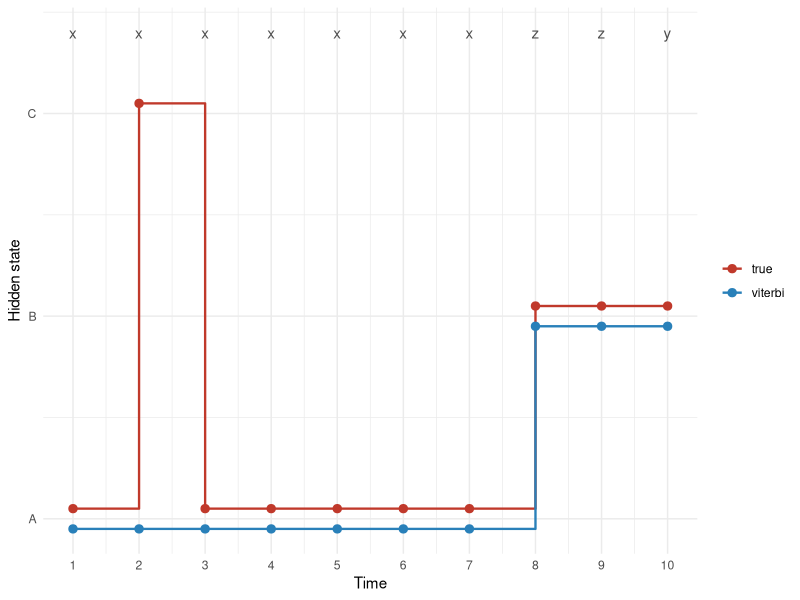

This figure's R source:
## ---- chunk 1
#| message: false
#| warning: false
library(tidyverse)
theme_set(theme_minimal(base_size = 11))
## ---- chunk 2

gamma <- matrix(c(0.1, 0.9, 0.4, 0.6), nrow = 2, byrow = TRUE)

lambda <- c(1,3)
m <- 2

delta <- solve(t(diag(m) - gamma  + 1), rep(1,m))
delta
delta %*% gamma

## ---- chunk 3
x <- c(0,2,1)

paths <- expand.grid(z1 = 1:2, z2 = 1:2, z3 = 1:2)

paths <- paths |> 
    mutate(p_paths = delta[z1] * gamma[cbind(z1,z2)] * gamma[cbind(z2,z3)], 
    p_obs = dpois(x[1], lambda[z1]) *
            dpois(x[2], lambda[z2]) * 
            dpois(x[3], lambda[z3]),
    joint = p_paths * p_obs
 )

 paths
 sum(paths$joint)


## ---- chunk 4
P <- function(x) diag(dpois(x, lambda))
L <- delta %*% P(0) %*% gamma %*% P(2) %*% gamma %*% P(1) %*% rep(1,m)
L

alpha1 <- delta %*% P(0)
alpha2 <- alpha1 %*% gamma %*% P(2)
alpha3 <- alpha2 %*% gamma %*% P(1)
rbind(alpha1, alpha2, alpha3)
sum(alpha3)
## ---- chunk 5

gamma7 <- matrix(c(0.5,0.5,0.25,0.75), nrow = 2, byrow = TRUE)

delta7 <- c(1,2)/3
prob7 <- c(0.5,1)

P7 <- function(x) diag(dbinom(x, size = 1, prob = prob7))

P7(0)
P7(1)

delta7 %*% gamma7

## ---- chunk 6
bern_lik <- function(x, delta, gamma, prob){
      alpha <- delta %*% diag(dbinom(x[1], size = 1, prob = prob))
  for (i in 2:length(x)) {
    alpha <- alpha %*% gamma %*% diag(dbinom(x[i], size = 1, prob = prob))
  }
  sum(alpha)
}

L111 <- bern_lik(c(1,1,1), delta7, gamma7, prob7)
c(L = L111, target = 29/48)
all.equal(L111, 29/48)
## ---- chunk 7

obs <- c("x", "x", "x", "x", "x", "x", "x", "z", "z", "y")

initial <- c(0.4, 0.3, 0.3)

tpm <- matrix(c(0.5, 0.3, 0.2, 0.1, 0.6, 0.3, 0.2,0.2,0.6), byrow = TRUE, ncol = 3)

emmprob <- matrix(c(0.6,0.2,0.2,0.1,0.5,0.4,0.3,0.3,0.4), byrow = TRUE, ncol = 3)

states <- c("A", "B", "C")
dimnames(tpm)     <- list(from = states, to = states)
dimnames(emmprob) <- list(state = states, word = c("x", "y", "z"))

tpm
emmprob

## ---- chunk 8

viterbi <- function(obs, initial, tpm, emmprob){
    Tn <- length(obs)
    m <- nrow(tpm)
    xi <- matrix(NA, nrow = Tn, ncol = m)
    back <- matrix(NA, nrow = Tn, ncol = m)

    xi[1,] <- log(initial) + log(emmprob[,obs[1]])

    for (t in 2:Tn){
        for (j in 1:m){
            cand <- xi[t - 1,] + log(tpm[,j])
            back[t,j] <- which.max(cand)
            xi[t,j] <- max(cand) + log(emmprob[j, obs[t]])
        }
    }

    path <- numeric(Tn)
    path[Tn] <- which.max(xi[Tn,])
    for (t in (Tn-1):1){
        path[t] <- back[t +1, path[t+1]]
    }

    list(path = rownames(tpm)[path], xi = xi, back = back)
}

## ---- chunk 9

vit <- viterbi(obs, initial, tpm, emmprob)

true_path <- c("A", "C", "A", "A", "A", "A", "A", "B", "B", "B")

dec <- tibble(t = 1:length(obs),
            word = obs,
            viterbi = vit$path,
            true = true_path,
            match = viterbi == true)

dec
mean(dec$match)

## ---- chunk 10
#| fig-cap: "Figure 1: Viterbi path (blue) against the true state sequence (red), with the observed word above each time point."
long <- dec |>
  pivot_longer(c(viterbi, true), names_to = "path", values_to = "state") |>
  mutate(y = match(state, states) + ifelse(path == "true", 0.05, -0.05))

ggplot(long, aes(t, y, colour = path)) +
  geom_step(linewidth = 0.8) +
  geom_point(size = 2.5) +
  geom_text(data = dec, aes(t, 3.4, label = word), colour = "grey30", inherit.aes = FALSE) +
  scale_colour_manual(values = c(true = "#C0392B", viterbi = "#2980B9")) +
  scale_x_continuous(breaks = 1:10) +
  scale_y_continuous(breaks = 1:3, labels = states) +
  labs(x = "Time", y = "Hidden state", colour = NULL)
## ---- chunk 11
path_logprob <- function(z) {
  s <- match(z, states)
  w <- match(obs, c("x", "y", "z"))
  log(initial[s[1]]) +
    sum(log(tpm[cbind(s[-length(s)], s[-1])])) +
    sum(log(emmprob[cbind(s, w)]))
}

c(viterbi = path_logprob(vit$path),
  true    = path_logprob(true_path),
  ratio   = exp(path_logprob(vit$path) - path_logprob(true_path)))
